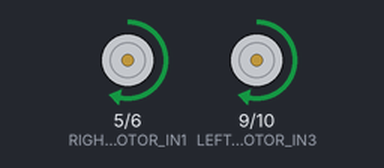
The sketch below on a simulated Arduino Uno, built with avr-gcc and run on an emulated ATmega328P. Parts: motor-driver pin pairs drawn as motors (green arrow = first pin HIGH = forward, orange = second pin HIGH = backward, longer = more drive).

Above: at 1.0 s.
At 3.5 s:
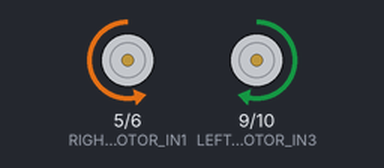
At 4.5 s:
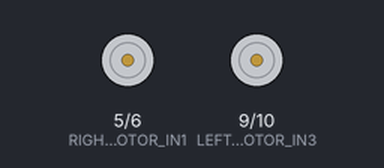
Timing chart, 0 to 6.5 s (numbered marks = the images above):
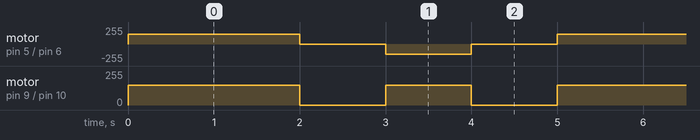

Measured:
- by itself, motor on pin 9 (LEFT_MOTOR_IN3) / pin 10 (LEFT_MOTOR_IN4): repeats every 5.0 s: stopped 1.0 s, forward 150/255 1.0 s, stopped 1.0 s, forward 150/255 2.0 s
- by itself, motor on pin 5 (RIGHT_MOTOR_IN1) / pin 6 (RIGHT_MOTOR_IN2): repeats every 5.0 s: stopped 1.0 s, backward 150/255 1.0 s, stopped 1.0 s, forward 150/255 2.0 s

The sketch:

basic_robot_movement.ino
```cpp
// --- Motor Direction Pins ---
const int RIGHT_MOTOR_IN1 = 5;
const int RIGHT_MOTOR_IN2 = 6;
const int LEFT_MOTOR_IN3 = 9;
const int LEFT_MOTOR_IN4 = 10;

// --- Motor Speed ---
// Set a single comfortable testing speed (0 to 255)
const int MOTOR_SPEED = 150;

void setup() {
  // Initialize motor control pins as outputs
  pinMode(RIGHT_MOTOR_IN1, OUTPUT);
  pinMode(RIGHT_MOTOR_IN2, OUTPUT);
  pinMode(LEFT_MOTOR_IN3, OUTPUT);
  pinMode(LEFT_MOTOR_IN4, OUTPUT);

  // Ensure motors are completely stopped on startup
  stop_motors();
}

void loop() {
  // --- Demonstration Sequence ---
  move_forward();
  delay(2000);      // Move forward for 2 seconds

  stop_motors();
  delay(1000);      // Pause for 1 second

  turn_right();
  delay(1000);      // Turn right in place for 1 second

  stop_motors();
  delay(1000);
}

// ==========================================
// --- Basic Movement Helper Functions ---
// ==========================================

void move_forward() {
  // Right motor forward
  analogWrite(RIGHT_MOTOR_IN1, MOTOR_SPEED);
  digitalWrite(RIGHT_MOTOR_IN2, LOW);

  // Left motor forward
  analogWrite(LEFT_MOTOR_IN3, MOTOR_SPEED);
  digitalWrite(LEFT_MOTOR_IN4, LOW);
}

void move_backward() {
  // Right motor reverse
  digitalWrite(RIGHT_MOTOR_IN1, LOW);
  analogWrite(RIGHT_MOTOR_IN2, MOTOR_SPEED);

  // Left motor reverse
  digitalWrite(LEFT_MOTOR_IN3, LOW);
  analogWrite(LEFT_MOTOR_IN4, MOTOR_SPEED);
}

void turn_right() {
  // Tank turn: Right motor reverses, Left motor goes forward
  digitalWrite(RIGHT_MOTOR_IN1, LOW);
  analogWrite(RIGHT_MOTOR_IN2, MOTOR_SPEED);

  analogWrite(LEFT_MOTOR_IN3, MOTOR_SPEED);
  digitalWrite(LEFT_MOTOR_IN4, LOW);
}

void turn_left() {
  // Tank turn: Right motor goes forward, Left motor reverses
  analogWrite(RIGHT_MOTOR_IN1, MOTOR_SPEED);
  digitalWrite(RIGHT_MOTOR_IN2, LOW);

  digitalWrite(LEFT_MOTOR_IN3, LOW);
  analogWrite(LEFT_MOTOR_IN4, MOTOR_SPEED);
}

void stop_motors() {
  // Setting both IN pins to LOW stops the motor
  digitalWrite(RIGHT_MOTOR_IN1, LOW);
  digitalWrite(RIGHT_MOTOR_IN2, LOW);

  digitalWrite(LEFT_MOTOR_IN3, LOW);
  digitalWrite(LEFT_MOTOR_IN4, LOW);
}
```
